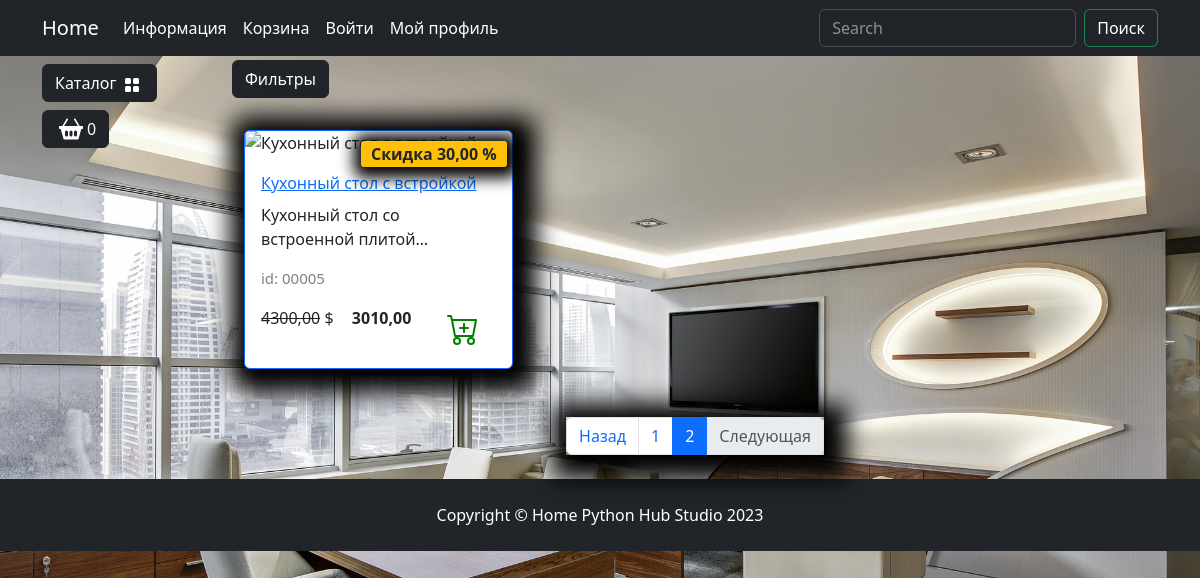
/catalog/kuhnya/?page=2, run on the app's committed database.
### goods/models.py (models this page shows, shortened)
class Products(models.Model):
    name = models.CharField(max_length=150, unique=True, verbose_name='Название')
    slug = models.SlugField(max_length=200, unique=True, blank=True, null=True, verbose_name='URL')
    description = models.TextField(blank=True, null=True, verbose_name='Описание')
    image = models.ImageField(upload_to='goods_images', blank=True, null=True, verbose_name='Изображение')
    price = models.DecimalField(default=0.00, max_digits=7, decimal_places=2, verbose_name='Цена')
    discount = models.DecimalField(default=0.00, max_digits=7, decimal_places=2, verbose_name='Скидка в %')
    quantity = models.PositiveIntegerField(default=0, verbose_name='Количество')
    category = models.ForeignKey(to=Categories, on_delete=models.CASCADE, verbose_name='Категория')
    class Meta:
        db_table = 'product'
        verbose_name = 'Продукт'
        verbose_name_plural = 'Продукты'
        ordering = ("id",)
    def display_id(self):
        return f"{self.id:05}"
    def sell_price(self):
        if self.discount:
            return round(self.price - self.price*self.discount/100, 2)
        return self.price

### goods/views.py (the view)
# urls.py: path('catalog/', include('goods.urls', namespace='catalog')),
def catalog(request, category_slug):
    page = request.GET.get('page', 1)
    on_sale = request.GET.get('on_sale', None)
    order_by = request.GET.get('order_by', None)
    if category_slug == 'all':
        goods = Products.objects.all()
    else:
        goods = get_list_or_404(Products.objects.filter(category__slug=category_slug))
    if on_sale:
        goods = goods.filter(discount__gt=0)
    if order_by and order_by != "default":
        goods = goods.order_by(order_by)
    paginator = Paginator(goods, 3)
    current_page = paginator.page(int(page))
    context = {
        'title': 'Home - Каталог',
        'goods': current_page,
        'slug_url': category_slug,
        }
    return render(request, 'goods/catalog.html', context)

### goods/templatetags/goods_tags.py (called while the page is built)
@register.simple_tag()
def tag_categories():
    return Categories.objects.all()

@register.simple_tag(takes_context=True)
def change_params(context, **kwargs):
    query = context['request'].GET.dict()
    query.update(kwargs)
    return urlencode(query)

### goods/templates/goods/catalog.html (shortened to what this page needs)
{% extends "main/base.html" %}
{% load static %}
{% load goods_tags %}
{% block content %}
    <div class="row">
        <div class="dropdown mb-2">
            <button class="btn btn-secondary dropdown-toggle btn-dark" type="button" data-bs-toggle="dropdown"
                    aria-expanded="false">
                Фильтры
            </button>
        </div>
        {% for product in goods %}
            <div class="col-lg-4 col-md-6 p-4">
                <div class="card border-primary rounded custom-shadow">
                    <div class="card-body">
                        <a href="{% url "catalog:product" product.slug %}">
                            <p class="card-title">{{ product.name }}</p>
                        </a>
                        <p class="card-text">{{ product.description|truncatechars:35 }}</p>
                        <p class="product_id">id: {{ product.display_id }}</p>
                        <div class="d-flex justify-content-between">
                            {% if product.discount %}
                                <p><s>{{ product.price }}</s> $</p>
                                <p><strong>{{ product.sell_price }}</strong></p>
                                <span class="badge bg-warning text-dark">Скидка {{ product.discount }} %</span>
                            {% else %}
                                <p><strong>{{ product.price }}</strong></p>
                            {% endif %}
                            <a href="#" class="btn add-to-cart">
                                <img class="mx-1" src="{% static "deps/icons/cart-plus.svg" %}" alt="Catalog Icon"
                                     width="32" height="32">
                            </a>
                        </div>
                    </div>
                </div>
            </div>
        {% endfor %}
    </div>
<nav aria-label="Page navigation example">
                        <ul class="pagination justify-content-center my-4">
                            <div class="custom-shadow d-flex">
                                <li class="page-item {% if not goods.has_previous %} disabled {% endif %}">
                                  <a class="page-link" href="{% if goods.has_previous %}?{% change_params page=goods.previous_page_number %}{% else %}#{% endif %}">Назад</a>
                                </li>
                                {% for page in goods.paginator.page_range %}
                                {% if page >= goods.number|add:-2 and page <= goods.number|add:2 %}
                                    <li class="page-item {% if goods.number == page %} active {% endif %}">
                                        <a class="page-link" href="?{% change_params page=page %}">{{ page }}</a>
                                    </li>
                                {% endif %}
                                {% endfor %}
                              <li class="page-item {% if not goods.has_next %} disabled {% endif %}">
                                <a class="page-link" href="{% if goods.has_next %}?{% change_params page=goods.next_page_number %}{% else %}#{% endif %}">Следующая</a>
                              </li>
                            </div>
                        </ul>
</nav>
{% endblock %}
{% block footer %}
    <footer class="py-4 bg-dark">
        <div class="container">
            <p class="m-0 text-center text-white">Copyright &copy; Home Python Hub Studio 2023</p>
        </div>
    </footer>
{% endblock %}

### static/deps/css/my_css.css (style rules this page uses)
body { background-image: url("../images/bg-image.jpg"); background-repeat: no-repeat; background-attachment: fixed; background-position: center center; background-size: cover; height: 100%; }
.dropdown-toggle::after { content: none; }
.custom-shadow { box-shadow: 5px 5px 25px 19px #000000; }
.product_id { color: gray; font-size: 15px; }
.badge.bg-warning.text-dark { position: absolute; top: 10px; right: 5px; z-index: 1; padding: 5px 10px; border-radius: 3px; font-size: 1rem; box-shadow: 2px 2px 15px 9px #000000; }

### data on the page
Products: name "Кухонный стол с встройкой", description "Кухонный стол со встроенной плитой…", display_id "00005", price "4300,00", sell_price "3010,00", discount "30,00"

### other printed values
{{ page }} "1" "2"
